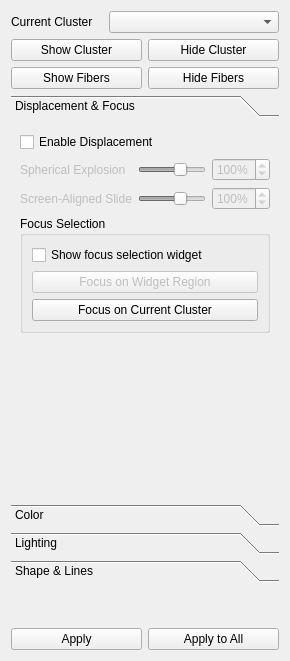
<?xml version="1.0" encoding="UTF-8"?>
<ui version="4.0">
 <class>IllustrativeClustersForm</class>
 <widget class="QWidget" name="IllustrativeClustersForm">
  <property name="geometry">
   <rect>
    <x>0</x>
    <y>0</y>
    <width>290</width>
    <height>661</height>
   </rect>
  </property>
  <property name="windowTitle">
   <string>Form</string>
  </property>
  <layout class="QVBoxLayout" name="verticalLayout">
   <item>
    <layout class="QHBoxLayout" name="currentClusterHLayout">
     <property name="bottomMargin">
      <number>0</number>
     </property>
     <item>
      <widget class="QLabel" name="currentClusterLabel">
       <property name="sizePolicy">
        <sizepolicy hsizetype="Fixed" vsizetype="Preferred">
         <horstretch>0</horstretch>
         <verstretch>0</verstretch>
        </sizepolicy>
       </property>
       <property name="text">
        <string>Current Cluster   </string>
       </property>
      </widget>
     </item>
     <item>
      <widget class="QComboBox" name="currentClusterCombo"/>
     </item>
    </layout>
   </item>
   <item>
    <layout class="QGridLayout" name="showGLayout">
     <item row="0" column="0">
      <widget class="QPushButton" name="showClusterButton">
       <property name="text">
        <string>Show Cluster</string>
       </property>
      </widget>
     </item>
     <item row="0" column="1">
      <widget class="QPushButton" name="hideClusterButton">
       <property name="text">
        <string>Hide Cluster</string>
       </property>
      </widget>
     </item>
     <item row="1" column="0">
      <widget class="QPushButton" name="showFibersButton">
       <property name="text">
        <string>Show Fibers</string>
       </property>
      </widget>
     </item>
     <item row="1" column="1">
      <widget class="QPushButton" name="hideFibersButton">
       <property name="text">
        <string>Hide Fibers</string>
       </property>
      </widget>
     </item>
    </layout>
   </item>
   <item>
    <widget class="QToolBox" name="toolBox">
     <property name="sizePolicy">
      <sizepolicy hsizetype="Preferred" vsizetype="MinimumExpanding">
       <horstretch>0</horstretch>
       <verstretch>1</verstretch>
      </sizepolicy>
     </property>
     <property name="currentIndex">
      <number>0</number>
     </property>
     <widget class="QWidget" name="dispPage">
      <property name="geometry">
       <rect>
        <x>0</x>
        <y>0</y>
        <width>272</width>
        <height>370</height>
       </rect>
      </property>
      <attribute name="label">
       <string>Displacement &amp;&amp; Focus</string>
      </attribute>
      <layout class="QVBoxLayout" name="verticalLayout_2">
       <item>
        <widget class="QCheckBox" name="dispEnableCheck">
         <property name="text">
          <string>Enable Displacement</string>
         </property>
        </widget>
       </item>
       <item>
        <layout class="QGridLayout" name="gridOptionsLayout">
         <item row="0" column="0">
          <widget class="QLabel" name="dispExplosionLabel">
           <property name="enabled">
            <bool>false</bool>
           </property>
           <property name="text">
            <string>Spherical Explosion</string>
           </property>
          </widget>
         </item>
         <item row="1" column="0">
          <widget class="QLabel" name="dispSlideLabel">
           <property name="enabled">
            <bool>false</bool>
           </property>
           <property name="text">
            <string>Screen-Aligned Slide</string>
           </property>
          </widget>
         </item>
         <item row="0" column="1">
          <widget class="QSlider" name="dispExplosionSlide">
           <property name="enabled">
            <bool>false</bool>
           </property>
           <property name="maximum">
            <number>150</number>
           </property>
           <property name="value">
            <number>100</number>
           </property>
           <property name="orientation">
            <enum>Qt::Horizontal</enum>
           </property>
          </widget>
         </item>
         <item row="1" column="1">
          <widget class="QSlider" name="dispSlideSlide">
           <property name="enabled">
            <bool>false</bool>
           </property>
           <property name="maximum">
            <number>150</number>
           </property>
           <property name="value">
            <number>100</number>
           </property>
           <property name="orientation">
            <enum>Qt::Horizontal</enum>
           </property>
          </widget>
         </item>
         <item row="0" column="2">
          <widget class="QSpinBox" name="dispExplosionSpin">
           <property name="enabled">
            <bool>false</bool>
           </property>
           <property name="suffix">
            <string>%</string>
           </property>
           <property name="maximum">
            <number>150</number>
           </property>
           <property name="value">
            <number>100</number>
           </property>
          </widget>
         </item>
         <item row="1" column="2">
          <widget class="QSpinBox" name="dispSlideSpin">
           <property name="enabled">
            <bool>false</bool>
           </property>
           <property name="suffix">
            <string>%</string>
           </property>
           <property name="maximum">
            <number>150</number>
           </property>
           <property name="value">
            <number>100</number>
           </property>
          </widget>
         </item>
        </layout>
       </item>
       <item>
        <widget class="QGroupBox" name="focusGroup">
         <property name="title">
          <string>Focus Selection</string>
         </property>
         <layout class="QVBoxLayout" name="verticalLayout_3">
          <item>
           <widget class="QCheckBox" name="focusWidgetCheck">
            <property name="text">
             <string>Show focus selection widget</string>
            </property>
           </widget>
          </item>
          <item>
           <layout class="QVBoxLayout" name="focusButtonsVLayout">
            <property name="bottomMargin">
             <number>0</number>
            </property>
            <item>
             <widget class="QPushButton" name="focusRegionButton">
              <property name="enabled">
               <bool>false</bool>
              </property>
              <property name="text">
               <string>Focus on Widget Region</string>
              </property>
             </widget>
            </item>
            <item>
             <widget class="QPushButton" name="focusClusterButton">
              <property name="text">
               <string>Focus on Current Cluster</string>
              </property>
             </widget>
            </item>
           </layout>
          </item>
         </layout>
        </widget>
       </item>
       <item>
        <spacer name="dispPageSpacer">
         <property name="orientation">
          <enum>Qt::Vertical</enum>
         </property>
         <property name="sizeHint" stdset="0">
          <size>
           <width>20</width>
           <height>40</height>
          </size>
         </property>
        </spacer>
       </item>
      </layout>
     </widget>
     <widget class="QWidget" name="colorPage">
      <property name="geometry">
       <rect>
        <x>0</x>
        <y>0</y>
        <width>225</width>
        <height>144</height>
       </rect>
      </property>
      <attribute name="label">
       <string>Color</string>
      </attribute>
      <layout class="QVBoxLayout" name="verticalLayout_4">
       <item>
        <widget class="QGroupBox" name="colorLineGroup">
         <property name="title">
          <string>Line Color</string>
         </property>
         <layout class="QHBoxLayout" name="horizontalLayout">
          <item>
           <widget class="QFrame" name="colorLineFrame">
            <property name="sizePolicy">
             <sizepolicy hsizetype="Fixed" vsizetype="Fixed">
              <horstretch>0</horstretch>
              <verstretch>0</verstretch>
             </sizepolicy>
            </property>
            <property name="minimumSize">
             <size>
              <width>24</width>
              <height>24</height>
             </size>
            </property>
            <property name="autoFillBackground">
             <bool>true</bool>
            </property>
            <property name="frameShape">
             <enum>QFrame::NoFrame</enum>
            </property>
            <property name="frameShadow">
             <enum>QFrame::Plain</enum>
            </property>
           </widget>
          </item>
          <item>
           <widget class="QPushButton" name="colorLineChangeButton">
            <property name="text">
             <string>Change</string>
            </property>
           </widget>
          </item>
          <item>
           <widget class="QPushButton" name="colorLineCopyButton">
            <property name="text">
             <string>Use Fill Color</string>
            </property>
           </widget>
          </item>
         </layout>
        </widget>
       </item>
       <item>
        <widget class="QGroupBox" name="colorFillGroup">
         <property name="title">
          <string>Fill Color</string>
         </property>
         <layout class="QHBoxLayout" name="horizontalLayout_2">
          <item>
           <widget class="QFrame" name="colorFillFrame">
            <property name="sizePolicy">
             <sizepolicy hsizetype="Fixed" vsizetype="Fixed">
              <horstretch>0</horstretch>
              <verstretch>0</verstretch>
             </sizepolicy>
            </property>
            <property name="minimumSize">
             <size>
              <width>24</width>
              <height>24</height>
             </size>
            </property>
            <property name="autoFillBackground">
             <bool>true</bool>
            </property>
            <property name="frameShape">
             <enum>QFrame::NoFrame</enum>
            </property>
            <property name="frameShadow">
             <enum>QFrame::Plain</enum>
            </property>
           </widget>
          </item>
          <item>
           <widget class="QPushButton" name="colorFillChangeButton">
            <property name="text">
             <string>Change</string>
            </property>
           </widget>
          </item>
          <item>
           <widget class="QPushButton" name="colorFillCopyButton">
            <property name="text">
             <string>Use Line Color</string>
            </property>
           </widget>
          </item>
         </layout>
        </widget>
       </item>
       <item>
        <spacer name="colorPageSpacer">
         <property name="orientation">
          <enum>Qt::Vertical</enum>
         </property>
         <property name="sizeHint" stdset="0">
          <size>
           <width>20</width>
           <height>40</height>
          </size>
         </property>
        </spacer>
       </item>
      </layout>
     </widget>
     <widget class="QWidget" name="lightPage">
      <property name="geometry">
       <rect>
        <x>0</x>
        <y>0</y>
        <width>203</width>
        <height>234</height>
       </rect>
      </property>
      <attribute name="label">
       <string>Lighting</string>
      </attribute>
      <layout class="QVBoxLayout" name="verticalLayout_5">
       <item>
        <widget class="QCheckBox" name="lightEnableCheck">
         <property name="text">
          <string>Enable Lighting</string>
         </property>
         <property name="checked">
          <bool>true</bool>
         </property>
        </widget>
       </item>
       <item>
        <layout class="QGridLayout" name="colorOptionsLayout">
         <item row="0" column="0">
          <widget class="QLabel" name="lightAmbientLabel">
           <property name="text">
            <string>Ambient</string>
           </property>
          </widget>
         </item>
         <item row="1" column="0">
          <widget class="QLabel" name="lightDiffuseLabel">
           <property name="text">
            <string>Diffuse</string>
           </property>
          </widget>
         </item>
         <item row="2" column="0">
          <widget class="QLabel" name="lightSpecularLabel">
           <property name="text">
            <string>Specular  </string>
           </property>
          </widget>
         </item>
         <item row="0" column="1">
          <widget class="QSlider" name="lightAmbientSlide">
           <property name="maximum">
            <number>100</number>
           </property>
           <property name="orientation">
            <enum>Qt::Horizontal</enum>
           </property>
          </widget>
         </item>
         <item row="1" column="1">
          <widget class="QSlider" name="lightDiffuseSlide">
           <property name="maximum">
            <number>100</number>
           </property>
           <property name="orientation">
            <enum>Qt::Horizontal</enum>
           </property>
          </widget>
         </item>
         <item row="2" column="1">
          <widget class="QSlider" name="lightSpecularSlide">
           <property name="maximum">
            <number>100</number>
           </property>
           <property name="orientation">
            <enum>Qt::Horizontal</enum>
           </property>
          </widget>
         </item>
         <item row="3" column="1">
          <widget class="QLabel" name="lightSpecularPowerLabel">
           <property name="layoutDirection">
            <enum>Qt::RightToLeft</enum>
           </property>
           <property name="text">
            <string>Specular Power</string>
           </property>
          </widget>
         </item>
         <item row="0" column="2">
          <widget class="QSpinBox" name="lightAmbientSpin">
           <property name="suffix">
            <string>%</string>
           </property>
           <property name="maximum">
            <number>100</number>
           </property>
          </widget>
         </item>
         <item row="1" column="2">
          <widget class="QSpinBox" name="lightDiffuseSpin">
           <property name="suffix">
            <string>%</string>
           </property>
           <property name="maximum">
            <number>100</number>
           </property>
          </widget>
         </item>
         <item row="2" column="2">
          <widget class="QSpinBox" name="lightSpecularSpin">
           <property name="suffix">
            <string>%</string>
           </property>
           <property name="maximum">
            <number>100</number>
           </property>
          </widget>
         </item>
         <item row="3" column="2">
          <widget class="QSpinBox" name="lightSpecularPowerSpin">
           <property name="minimum">
            <number>1</number>
           </property>
           <property name="maximum">
            <number>20</number>
           </property>
          </widget>
         </item>
        </layout>
       </item>
       <item>
        <widget class="QGroupBox" name="lightClampGroup">
         <property name="title">
          <string>Clamping Range</string>
         </property>
         <layout class="QVBoxLayout" name="verticalLayout_6">
          <item>
           <layout class="QGridLayout" name="lightClampGLayout">
            <item row="0" column="0">
             <widget class="QLabel" name="lightClampMinLabel">
              <property name="text">
               <string>Minimum   </string>
              </property>
             </widget>
            </item>
            <item row="1" column="0">
             <widget class="QLabel" name="lightClampMaxLabel">
              <property name="text">
               <string>Maximum</string>
              </property>
             </widget>
            </item>
            <item row="0" column="1">
             <widget class="QSlider" name="lightClampMinSlide">
              <property name="maximum">
               <number>100</number>
              </property>
              <property name="orientation">
               <enum>Qt::Horizontal</enum>
              </property>
             </widget>
            </item>
            <item row="1" column="1">
             <widget class="QSlider" name="lightClampMaxSlide">
              <property name="maximum">
               <number>100</number>
              </property>
              <property name="orientation">
               <enum>Qt::Horizontal</enum>
              </property>
             </widget>
            </item>
            <item row="0" column="2">
             <widget class="QSpinBox" name="lightClampMinSpin">
              <property name="suffix">
               <string>%</string>
              </property>
              <property name="maximum">
               <number>100</number>
              </property>
             </widget>
            </item>
            <item row="1" column="2">
             <widget class="QSpinBox" name="lightClampMaxSpin">
              <property name="suffix">
               <string>%</string>
              </property>
              <property name="maximum">
               <number>100</number>
              </property>
             </widget>
            </item>
           </layout>
          </item>
         </layout>
        </widget>
       </item>
       <item>
        <spacer name="lightPageSpacer">
         <property name="orientation">
          <enum>Qt::Vertical</enum>
         </property>
         <property name="sizeHint" stdset="0">
          <size>
           <width>20</width>
           <height>40</height>
          </size>
         </property>
        </spacer>
       </item>
      </layout>
     </widget>
     <widget class="QWidget" name="shapePage">
      <property name="geometry">
       <rect>
        <x>0</x>
        <y>0</y>
        <width>234</width>
        <height>305</height>
       </rect>
      </property>
      <attribute name="label">
       <string>Shape &amp;&amp; Lines</string>
      </attribute>
      <layout class="QVBoxLayout" name="verticalLayout_7">
       <item>
        <widget class="QGroupBox" name="haloGroup">
         <property name="title">
          <string>Halos</string>
         </property>
         <layout class="QVBoxLayout" name="verticalLayout_8">
          <item>
           <layout class="QGridLayout" name="haloGLayout">
            <item row="0" column="0">
             <widget class="QLabel" name="haloWidthLabel">
              <property name="text">
               <string>Width   </string>
              </property>
             </widget>
            </item>
            <item row="1" column="0">
             <widget class="QLabel" name="haloDepthLabel">
              <property name="text">
               <string>Depth</string>
              </property>
             </widget>
            </item>
            <item row="0" column="1">
             <widget class="QSlider" name="haloWidthSlide">
              <property name="minimum">
               <number>1</number>
              </property>
              <property name="maximum">
               <number>25</number>
              </property>
              <property name="orientation">
               <enum>Qt::Horizontal</enum>
              </property>
             </widget>
            </item>
            <item row="1" column="1">
             <widget class="QSlider" name="haloDepthSlide">
              <property name="maximum">
               <number>50</number>
              </property>
              <property name="orientation">
               <enum>Qt::Horizontal</enum>
              </property>
             </widget>
            </item>
            <item row="0" column="2">
             <widget class="QSpinBox" name="haloWidthSpin">
              <property name="minimum">
               <number>1</number>
              </property>
              <property name="maximum">
               <number>25</number>
              </property>
             </widget>
            </item>
            <item row="1" column="2">
             <widget class="QSpinBox" name="haloDepthSpin">
              <property name="maximum">
               <number>50</number>
              </property>
             </widget>
            </item>
           </layout>
          </item>
         </layout>
        </widget>
       </item>
       <item>
        <widget class="QGroupBox" name="silhGroup">
         <property name="title">
          <string>Enable Silhouettes</string>
         </property>
         <property name="checkable">
          <bool>true</bool>
         </property>
         <layout class="QVBoxLayout" name="verticalLayout_9">
          <item>
           <layout class="QGridLayout" name="silhGridLayout">
            <item row="0" column="0">
             <widget class="QLabel" name="silhWidthLabel">
              <property name="text">
               <string>Silhouette Width   </string>
              </property>
             </widget>
            </item>
            <item row="1" column="0">
             <widget class="QLabel" name="silhContourLabel">
              <property name="text">
               <string>Contour Width</string>
              </property>
             </widget>
            </item>
            <item row="2" column="0">
             <widget class="QLabel" name="silhThresholdLabel">
              <property name="text">
               <string>Depth Threshold</string>
              </property>
             </widget>
            </item>
            <item row="0" column="1">
             <widget class="QSlider" name="silhWidthSlide">
              <property name="maximum">
               <number>10</number>
              </property>
              <property name="orientation">
               <enum>Qt::Horizontal</enum>
              </property>
             </widget>
            </item>
            <item row="1" column="1">
             <widget class="QSlider" name="silhContourSlide">
              <property name="maximum">
               <number>50</number>
              </property>
              <property name="orientation">
               <enum>Qt::Horizontal</enum>
              </property>
             </widget>
            </item>
            <item row="2" column="1">
             <widget class="QSlider" name="silhThresholdSlide">
              <property name="orientation">
               <enum>Qt::Horizontal</enum>
              </property>
             </widget>
            </item>
            <item row="0" column="2">
             <widget class="QSpinBox" name="silhWidthSpin">
              <property name="maximum">
               <number>10</number>
              </property>
             </widget>
            </item>
            <item row="1" column="2">
             <widget class="QSpinBox" name="silhContourSpin">
              <property name="maximum">
               <number>50</number>
              </property>
             </widget>
            </item>
            <item row="2" column="2">
             <widget class="QSpinBox" name="silhThresholdSpin"/>
            </item>
           </layout>
          </item>
         </layout>
        </widget>
       </item>
       <item>
        <widget class="QGroupBox" name="strokeGroup">
         <property name="title">
          <string>Enable Curvature-Based Line Strokes</string>
         </property>
         <property name="checkable">
          <bool>true</bool>
         </property>
         <layout class="QVBoxLayout" name="verticalLayout_10">
          <item>
           <layout class="QGridLayout" name="strokeGLayout">
            <item row="0" column="0">
             <widget class="QLabel" name="strokeMinLabel">
              <property name="text">
               <string>Minimum Width  </string>
              </property>
             </widget>
            </item>
            <item row="1" column="0">
             <widget class="QLabel" name="strokeMaxLabel">
              <property name="text">
               <string>Maximum Width   </string>
              </property>
             </widget>
            </item>
            <item row="0" column="1">
             <widget class="QSlider" name="strokeMinSlide">
              <property name="maximum">
               <number>100</number>
              </property>
              <property name="orientation">
               <enum>Qt::Horizontal</enum>
              </property>
             </widget>
            </item>
            <item row="1" column="1">
             <widget class="QSlider" name="strokeMaxSlide">
              <property name="maximum">
               <number>100</number>
              </property>
              <property name="orientation">
               <enum>Qt::Horizontal</enum>
              </property>
             </widget>
            </item>
            <item row="0" column="2">
             <widget class="QSpinBox" name="strokeMinSpin">
              <property name="suffix">
               <string>%</string>
              </property>
              <property name="maximum">
               <number>100</number>
              </property>
             </widget>
            </item>
            <item row="1" column="2">
             <widget class="QSpinBox" name="strokeMaxSpin">
              <property name="suffix">
               <string>%</string>
              </property>
              <property name="maximum">
               <number>100</number>
              </property>
             </widget>
            </item>
           </layout>
          </item>
         </layout>
        </widget>
       </item>
       <item>
        <spacer name="shapePageSpacer">
         <property name="orientation">
          <enum>Qt::Vertical</enum>
         </property>
         <property name="sizeHint" stdset="0">
          <size>
           <width>20</width>
           <height>40</height>
          </size>
         </property>
        </spacer>
       </item>
      </layout>
     </widget>
    </widget>
   </item>
   <item>
    <spacer name="mainSpacer">
     <property name="orientation">
      <enum>Qt::Vertical</enum>
     </property>
     <property name="sizeHint" stdset="0">
      <size>
       <width>20</width>
       <height>40</height>
      </size>
     </property>
    </spacer>
   </item>
   <item>
    <layout class="QHBoxLayout" name="updateButtonsHLayout">
     <property name="bottomMargin">
      <number>0</number>
     </property>
     <item>
      <widget class="QPushButton" name="updateButton">
       <property name="text">
        <string>Apply</string>
       </property>
      </widget>
     </item>
     <item>
      <widget class="QPushButton" name="updateAllButton">
       <property name="text">
        <string>Apply to All</string>
       </property>
      </widget>
     </item>
    </layout>
   </item>
  </layout>
 </widget>
 <resources/>
 <connections>
  <connection>
   <sender>dispExplosionSlide</sender>
   <signal>sliderMoved(int)</signal>
   <receiver>dispExplosionSpin</receiver>
   <slot>setValue(int)</slot>
   <hints>
    <hint type="sourcelabel">
     <x>223</x>
     <y>129</y>
    </hint>
    <hint type="destinationlabel">
     <x>355</x>
     <y>129</y>
    </hint>
   </hints>
  </connection>
  <connection>
   <sender>dispExplosionSpin</sender>
   <signal>valueChanged(int)</signal>
   <receiver>dispExplosionSlide</receiver>
   <slot>setValue(int)</slot>
   <hints>
    <hint type="sourcelabel">
     <x>355</x>
     <y>129</y>
    </hint>
    <hint type="destinationlabel">
     <x>223</x>
     <y>129</y>
    </hint>
   </hints>
  </connection>
  <connection>
   <sender>dispSlideSlide</sender>
   <signal>sliderMoved(int)</signal>
   <receiver>dispSlideSpin</receiver>
   <slot>setValue(int)</slot>
   <hints>
    <hint type="sourcelabel">
     <x>223</x>
     <y>155</y>
    </hint>
    <hint type="destinationlabel">
     <x>355</x>
     <y>155</y>
    </hint>
   </hints>
  </connection>
  <connection>
   <sender>dispSlideSpin</sender>
   <signal>valueChanged(int)</signal>
   <receiver>dispSlideSlide</receiver>
   <slot>setValue(int)</slot>
   <hints>
    <hint type="sourcelabel">
     <x>355</x>
     <y>155</y>
    </hint>
    <hint type="destinationlabel">
     <x>223</x>
     <y>132</y>
    </hint>
   </hints>
  </connection>
  <connection>
   <sender>focusWidgetCheck</sender>
   <signal>toggled(bool)</signal>
   <receiver>focusRegionButton</receiver>
   <slot>setEnabled(bool)</slot>
   <hints>
    <hint type="sourcelabel">
     <x>199</x>
     <y>204</y>
    </hint>
    <hint type="destinationlabel">
     <x>112</x>
     <y>231</y>
    </hint>
   </hints>
  </connection>
  <connection>
   <sender>lightAmbientSlide</sender>
   <signal>sliderMoved(int)</signal>
   <receiver>lightAmbientSpin</receiver>
   <slot>setValue(int)</slot>
   <hints>
    <hint type="sourcelabel">
     <x>198</x>
     <y>183</y>
    </hint>
    <hint type="destinationlabel">
     <x>355</x>
     <y>183</y>
    </hint>
   </hints>
  </connection>
  <connection>
   <sender>lightAmbientSpin</sender>
   <signal>valueChanged(int)</signal>
   <receiver>lightAmbientSlide</receiver>
   <slot>setValue(int)</slot>
   <hints>
    <hint type="sourcelabel">
     <x>355</x>
     <y>183</y>
    </hint>
    <hint type="destinationlabel">
     <x>198</x>
     <y>183</y>
    </hint>
   </hints>
  </connection>
  <connection>
   <sender>lightDiffuseSlide</sender>
   <signal>sliderMoved(int)</signal>
   <receiver>lightDiffuseSpin</receiver>
   <slot>setValue(int)</slot>
   <hints>
    <hint type="sourcelabel">
     <x>198</x>
     <y>209</y>
    </hint>
    <hint type="destinationlabel">
     <x>355</x>
     <y>209</y>
    </hint>
   </hints>
  </connection>
  <connection>
   <sender>lightDiffuseSpin</sender>
   <signal>valueChanged(int)</signal>
   <receiver>lightDiffuseSlide</receiver>
   <slot>setValue(int)</slot>
   <hints>
    <hint type="sourcelabel">
     <x>355</x>
     <y>209</y>
    </hint>
    <hint type="destinationlabel">
     <x>198</x>
     <y>209</y>
    </hint>
   </hints>
  </connection>
  <connection>
   <sender>lightSpecularSlide</sender>
   <signal>sliderMoved(int)</signal>
   <receiver>lightSpecularSpin</receiver>
   <slot>setValue(int)</slot>
   <hints>
    <hint type="sourcelabel">
     <x>198</x>
     <y>235</y>
    </hint>
    <hint type="destinationlabel">
     <x>355</x>
     <y>235</y>
    </hint>
   </hints>
  </connection>
  <connection>
   <sender>lightSpecularSpin</sender>
   <signal>valueChanged(int)</signal>
   <receiver>lightSpecularSlide</receiver>
   <slot>setValue(int)</slot>
   <hints>
    <hint type="sourcelabel">
     <x>355</x>
     <y>235</y>
    </hint>
    <hint type="destinationlabel">
     <x>198</x>
     <y>235</y>
    </hint>
   </hints>
  </connection>
  <connection>
   <sender>haloWidthSlide</sender>
   <signal>sliderMoved(int)</signal>
   <receiver>haloWidthSpin</receiver>
   <slot>setValue(int)</slot>
   <hints>
    <hint type="sourcelabel">
     <x>197</x>
     <y>323</y>
    </hint>
    <hint type="destinationlabel">
     <x>349</x>
     <y>323</y>
    </hint>
   </hints>
  </connection>
  <connection>
   <sender>haloWidthSpin</sender>
   <signal>valueChanged(int)</signal>
   <receiver>haloWidthSlide</receiver>
   <slot>setValue(int)</slot>
   <hints>
    <hint type="sourcelabel">
     <x>349</x>
     <y>323</y>
    </hint>
    <hint type="destinationlabel">
     <x>197</x>
     <y>323</y>
    </hint>
   </hints>
  </connection>
  <connection>
   <sender>haloDepthSlide</sender>
   <signal>sliderMoved(int)</signal>
   <receiver>haloDepthSpin</receiver>
   <slot>setValue(int)</slot>
   <hints>
    <hint type="sourcelabel">
     <x>197</x>
     <y>462</y>
    </hint>
    <hint type="destinationlabel">
     <x>349</x>
     <y>462</y>
    </hint>
   </hints>
  </connection>
  <connection>
   <sender>haloDepthSpin</sender>
   <signal>valueChanged(int)</signal>
   <receiver>haloDepthSlide</receiver>
   <slot>setValue(int)</slot>
   <hints>
    <hint type="sourcelabel">
     <x>349</x>
     <y>462</y>
    </hint>
    <hint type="destinationlabel">
     <x>197</x>
     <y>462</y>
    </hint>
   </hints>
  </connection>
  <connection>
   <sender>silhWidthSlide</sender>
   <signal>sliderMoved(int)</signal>
   <receiver>silhWidthSpin</receiver>
   <slot>setValue(int)</slot>
   <hints>
    <hint type="sourcelabel">
     <x>222</x>
     <y>448</y>
    </hint>
    <hint type="destinationlabel">
     <x>349</x>
     <y>448</y>
    </hint>
   </hints>
  </connection>
  <connection>
   <sender>silhWidthSpin</sender>
   <signal>valueChanged(int)</signal>
   <receiver>silhWidthSlide</receiver>
   <slot>setValue(int)</slot>
   <hints>
    <hint type="sourcelabel">
     <x>349</x>
     <y>448</y>
    </hint>
    <hint type="destinationlabel">
     <x>222</x>
     <y>448</y>
    </hint>
   </hints>
  </connection>
  <connection>
   <sender>silhContourSlide</sender>
   <signal>sliderMoved(int)</signal>
   <receiver>silhContourSpin</receiver>
   <slot>setValue(int)</slot>
   <hints>
    <hint type="sourcelabel">
     <x>222</x>
     <y>499</y>
    </hint>
    <hint type="destinationlabel">
     <x>349</x>
     <y>499</y>
    </hint>
   </hints>
  </connection>
  <connection>
   <sender>silhContourSpin</sender>
   <signal>valueChanged(int)</signal>
   <receiver>silhContourSlide</receiver>
   <slot>setValue(int)</slot>
   <hints>
    <hint type="sourcelabel">
     <x>349</x>
     <y>499</y>
    </hint>
    <hint type="destinationlabel">
     <x>222</x>
     <y>499</y>
    </hint>
   </hints>
  </connection>
  <connection>
   <sender>silhThresholdSlide</sender>
   <signal>sliderMoved(int)</signal>
   <receiver>silhThresholdSpin</receiver>
   <slot>setValue(int)</slot>
   <hints>
    <hint type="sourcelabel">
     <x>222</x>
     <y>550</y>
    </hint>
    <hint type="destinationlabel">
     <x>349</x>
     <y>550</y>
    </hint>
   </hints>
  </connection>
  <connection>
   <sender>silhThresholdSpin</sender>
   <signal>valueChanged(int)</signal>
   <receiver>silhThresholdSlide</receiver>
   <slot>setValue(int)</slot>
   <hints>
    <hint type="sourcelabel">
     <x>349</x>
     <y>550</y>
    </hint>
    <hint type="destinationlabel">
     <x>222</x>
     <y>550</y>
    </hint>
   </hints>
  </connection>
  <connection>
   <sender>strokeMinSlide</sender>
   <signal>sliderMoved(int)</signal>
   <receiver>strokeMinSpin</receiver>
   <slot>setValue(int)</slot>
   <hints>
    <hint type="sourcelabel">
     <x>216</x>
     <y>410</y>
    </hint>
    <hint type="destinationlabel">
     <x>345</x>
     <y>410</y>
    </hint>
   </hints>
  </connection>
  <connection>
   <sender>strokeMinSpin</sender>
   <signal>valueChanged(int)</signal>
   <receiver>strokeMinSlide</receiver>
   <slot>setValue(int)</slot>
   <hints>
    <hint type="sourcelabel">
     <x>345</x>
     <y>410</y>
    </hint>
    <hint type="destinationlabel">
     <x>216</x>
     <y>410</y>
    </hint>
   </hints>
  </connection>
  <connection>
   <sender>strokeMaxSlide</sender>
   <signal>sliderMoved(int)</signal>
   <receiver>strokeMaxSpin</receiver>
   <slot>setValue(int)</slot>
   <hints>
    <hint type="sourcelabel">
     <x>216</x>
     <y>436</y>
    </hint>
    <hint type="destinationlabel">
     <x>345</x>
     <y>436</y>
    </hint>
   </hints>
  </connection>
  <connection>
   <sender>strokeMaxSpin</sender>
   <signal>valueChanged(int)</signal>
   <receiver>strokeMaxSlide</receiver>
   <slot>setValue(int)</slot>
   <hints>
    <hint type="sourcelabel">
     <x>345</x>
     <y>436</y>
    </hint>
    <hint type="destinationlabel">
     <x>216</x>
     <y>436</y>
    </hint>
   </hints>
  </connection>
  <connection>
   <sender>lightClampMaxSlide</sender>
   <signal>sliderMoved(int)</signal>
   <receiver>lightClampMaxSpin</receiver>
   <slot>setValue(int)</slot>
   <hints>
    <hint type="sourcelabel">
     <x>199</x>
     <y>338</y>
    </hint>
    <hint type="destinationlabel">
     <x>345</x>
     <y>338</y>
    </hint>
   </hints>
  </connection>
  <connection>
   <sender>lightClampMaxSpin</sender>
   <signal>valueChanged(int)</signal>
   <receiver>lightClampMaxSlide</receiver>
   <slot>setValue(int)</slot>
   <hints>
    <hint type="sourcelabel">
     <x>345</x>
     <y>338</y>
    </hint>
    <hint type="destinationlabel">
     <x>199</x>
     <y>338</y>
    </hint>
   </hints>
  </connection>
  <connection>
   <sender>lightClampMinSlide</sender>
   <signal>sliderMoved(int)</signal>
   <receiver>lightClampMinSpin</receiver>
   <slot>setValue(int)</slot>
   <hints>
    <hint type="sourcelabel">
     <x>199</x>
     <y>312</y>
    </hint>
    <hint type="destinationlabel">
     <x>345</x>
     <y>312</y>
    </hint>
   </hints>
  </connection>
  <connection>
   <sender>lightClampMinSpin</sender>
   <signal>valueChanged(int)</signal>
   <receiver>lightClampMinSlide</receiver>
   <slot>setValue(int)</slot>
   <hints>
    <hint type="sourcelabel">
     <x>345</x>
     <y>312</y>
    </hint>
    <hint type="destinationlabel">
     <x>199</x>
     <y>312</y>
    </hint>
   </hints>
  </connection>
 </connections>
</ui>
